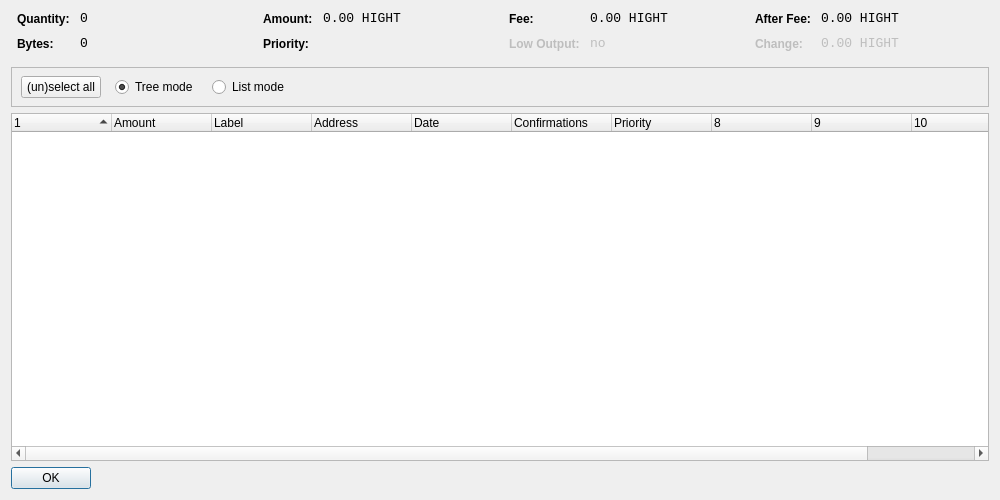
<?xml version="1.0" encoding="UTF-8"?>
<ui version="4.0">
 <class>CoinControlDialog</class>
 <widget class="QDialog" name="CoinControlDialog">
  <property name="geometry">
   <rect>
    <x>0</x>
    <y>0</y>
    <width>1000</width>
    <height>500</height>
   </rect>
  </property>
  <property name="windowTitle">
   <string>Coin Control</string>
  </property>
  <layout class="QVBoxLayout" name="verticalLayout">
   <item>
    <layout class="QHBoxLayout" name="horizontalLayoutTop" stretch="0,0,0,0">
     <property name="topMargin">
      <number>0</number>
     </property>
     <property name="bottomMargin">
      <number>10</number>
     </property>
     <item>
      <layout class="QFormLayout" name="formLayoutCoinControl1">
       <property name="horizontalSpacing">
        <number>10</number>
       </property>
       <property name="verticalSpacing">
        <number>10</number>
       </property>
       <property name="leftMargin">
        <number>6</number>
       </property>
       <property name="rightMargin">
        <number>6</number>
       </property>
       <item row="0" column="0">
        <widget class="QLabel" name="labelCoinControlQuantityText">
         <property name="styleSheet">
          <string notr="true">font-weight:bold;</string>
         </property>
         <property name="text">
          <string>Quantity:</string>
         </property>
        </widget>
       </item>
       <item row="0" column="1">
        <widget class="QLabel" name="labelCoinControlQuantity">
         <property name="font">
          <font>
           <family>Monospace</family>
           <pointsize>10</pointsize>
          </font>
         </property>
         <property name="cursor">
          <cursorShape>IBeamCursor</cursorShape>
         </property>
         <property name="contextMenuPolicy">
          <enum>Qt::ActionsContextMenu</enum>
         </property>
         <property name="text">
          <string notr="true">0</string>
         </property>
         <property name="textInteractionFlags">
          <set>Qt::LinksAccessibleByMouse|Qt::TextSelectableByKeyboard|Qt::TextSelectableByMouse</set>
         </property>
        </widget>
       </item>
       <item row="1" column="0">
        <widget class="QLabel" name="labelCoinControlBytesText">
         <property name="styleSheet">
          <string notr="true">font-weight:bold;</string>
         </property>
         <property name="text">
          <string>Bytes:</string>
         </property>
        </widget>
       </item>
       <item row="1" column="1">
        <widget class="QLabel" name="labelCoinControlBytes">
         <property name="font">
          <font>
           <family>Monospace</family>
           <pointsize>10</pointsize>
          </font>
         </property>
         <property name="cursor">
          <cursorShape>IBeamCursor</cursorShape>
         </property>
         <property name="contextMenuPolicy">
          <enum>Qt::ActionsContextMenu</enum>
         </property>
         <property name="text">
          <string notr="true">0</string>
         </property>
         <property name="textInteractionFlags">
          <set>Qt::LinksAccessibleByMouse|Qt::TextSelectableByKeyboard|Qt::TextSelectableByMouse</set>
         </property>
        </widget>
       </item>
      </layout>
     </item>
     <item>
      <layout class="QFormLayout" name="formLayoutCoinControl2">
       <property name="horizontalSpacing">
        <number>10</number>
       </property>
       <property name="verticalSpacing">
        <number>10</number>
       </property>
       <property name="leftMargin">
        <number>6</number>
       </property>
       <property name="rightMargin">
        <number>6</number>
       </property>
       <item row="0" column="0">
        <widget class="QLabel" name="labelCoinControlAmountText">
         <property name="styleSheet">
          <string notr="true">font-weight:bold;</string>
         </property>
         <property name="text">
          <string>Amount:</string>
         </property>
        </widget>
       </item>
       <item row="0" column="1">
        <widget class="QLabel" name="labelCoinControlAmount">
         <property name="font">
          <font>
           <family>Monospace</family>
           <pointsize>10</pointsize>
          </font>
         </property>
         <property name="cursor">
          <cursorShape>IBeamCursor</cursorShape>
         </property>
         <property name="contextMenuPolicy">
          <enum>Qt::ActionsContextMenu</enum>
         </property>
         <property name="text">
          <string notr="true">0.00 HIGHT</string>
         </property>
         <property name="textInteractionFlags">
          <set>Qt::LinksAccessibleByMouse|Qt::TextSelectableByKeyboard|Qt::TextSelectableByMouse</set>
         </property>
        </widget>
       </item>
       <item row="1" column="0">
        <widget class="QLabel" name="labelCoinControlPriorityText">
         <property name="styleSheet">
          <string notr="true">font-weight:bold;</string>
         </property>
         <property name="text">
          <string>Priority:</string>
         </property>
        </widget>
       </item>
       <item row="1" column="1">
        <widget class="QLabel" name="labelCoinControlPriority">
         <property name="font">
          <font>
           <family>Monospace</family>
           <pointsize>10</pointsize>
          </font>
         </property>
         <property name="cursor">
          <cursorShape>IBeamCursor</cursorShape>
         </property>
         <property name="contextMenuPolicy">
          <enum>Qt::ActionsContextMenu</enum>
         </property>
         <property name="text">
          <string/>
         </property>
         <property name="textInteractionFlags">
          <set>Qt::LinksAccessibleByMouse|Qt::TextSelectableByKeyboard|Qt::TextSelectableByMouse</set>
         </property>
        </widget>
       </item>
      </layout>
     </item>
     <item>
      <layout class="QFormLayout" name="formLayoutCoinControl3">
       <property name="horizontalSpacing">
        <number>10</number>
       </property>
       <property name="verticalSpacing">
        <number>10</number>
       </property>
       <property name="leftMargin">
        <number>6</number>
       </property>
       <property name="rightMargin">
        <number>6</number>
       </property>
       <item row="0" column="0">
        <widget class="QLabel" name="labelCoinControlFeeText">
         <property name="styleSheet">
          <string notr="true">font-weight:bold;</string>
         </property>
         <property name="text">
          <string>Fee:</string>
         </property>
        </widget>
       </item>
       <item row="0" column="1">
        <widget class="QLabel" name="labelCoinControlFee">
         <property name="font">
          <font>
           <family>Monospace</family>
           <pointsize>10</pointsize>
          </font>
         </property>
         <property name="cursor">
          <cursorShape>IBeamCursor</cursorShape>
         </property>
         <property name="contextMenuPolicy">
          <enum>Qt::ActionsContextMenu</enum>
         </property>
         <property name="text">
          <string notr="true">0.00 HIGHT</string>
         </property>
         <property name="textInteractionFlags">
          <set>Qt::LinksAccessibleByMouse|Qt::TextSelectableByKeyboard|Qt::TextSelectableByMouse</set>
         </property>
        </widget>
       </item>
       <item row="1" column="0">
        <widget class="QLabel" name="labelCoinControlLowOutputText">
         <property name="enabled">
          <bool>false</bool>
         </property>
         <property name="styleSheet">
          <string notr="true">font-weight:bold;</string>
         </property>
         <property name="text">
          <string>Low Output:</string>
         </property>
        </widget>
       </item>
       <item row="1" column="1">
        <widget class="QLabel" name="labelCoinControlLowOutput">
         <property name="enabled">
          <bool>false</bool>
         </property>
         <property name="font">
          <font>
           <family>Monospace</family>
           <pointsize>10</pointsize>
          </font>
         </property>
         <property name="cursor">
          <cursorShape>IBeamCursor</cursorShape>
         </property>
         <property name="contextMenuPolicy">
          <enum>Qt::ActionsContextMenu</enum>
         </property>
         <property name="text">
          <string notr="true">no</string>
         </property>
         <property name="textInteractionFlags">
          <set>Qt::LinksAccessibleByMouse|Qt::TextSelectableByKeyboard|Qt::TextSelectableByMouse</set>
         </property>
        </widget>
       </item>
      </layout>
     </item>
     <item>
      <layout class="QFormLayout" name="formLayoutCoinControl4">
       <property name="horizontalSpacing">
        <number>10</number>
       </property>
       <property name="verticalSpacing">
        <number>10</number>
       </property>
       <property name="leftMargin">
        <number>6</number>
       </property>
       <property name="rightMargin">
        <number>6</number>
       </property>
       <item row="0" column="0">
        <widget class="QLabel" name="labelCoinControlAfterFeeText">
         <property name="styleSheet">
          <string notr="true">font-weight:bold;</string>
         </property>
         <property name="text">
          <string>After Fee:</string>
         </property>
        </widget>
       </item>
       <item row="0" column="1">
        <widget class="QLabel" name="labelCoinControlAfterFee">
         <property name="font">
          <font>
           <family>Monospace</family>
           <pointsize>10</pointsize>
          </font>
         </property>
         <property name="cursor">
          <cursorShape>IBeamCursor</cursorShape>
         </property>
         <property name="contextMenuPolicy">
          <enum>Qt::ActionsContextMenu</enum>
         </property>
         <property name="text">
          <string notr="true">0.00 HIGHT</string>
         </property>
         <property name="textInteractionFlags">
          <set>Qt::LinksAccessibleByMouse|Qt::TextSelectableByKeyboard|Qt::TextSelectableByMouse</set>
         </property>
        </widget>
       </item>
       <item row="1" column="0">
        <widget class="QLabel" name="labelCoinControlChangeText">
         <property name="enabled">
          <bool>false</bool>
         </property>
         <property name="styleSheet">
          <string notr="true">font-weight:bold;</string>
         </property>
         <property name="text">
          <string>Change:</string>
         </property>
        </widget>
       </item>
       <item row="1" column="1">
        <widget class="QLabel" name="labelCoinControlChange">
         <property name="enabled">
          <bool>false</bool>
         </property>
         <property name="font">
          <font>
           <family>Monospace</family>
           <pointsize>10</pointsize>
          </font>
         </property>
         <property name="cursor">
          <cursorShape>IBeamCursor</cursorShape>
         </property>
         <property name="contextMenuPolicy">
          <enum>Qt::ActionsContextMenu</enum>
         </property>
         <property name="text">
          <string notr="true">0.00 HIGHT</string>
         </property>
         <property name="textInteractionFlags">
          <set>Qt::LinksAccessibleByMouse|Qt::TextSelectableByKeyboard|Qt::TextSelectableByMouse</set>
         </property>
        </widget>
       </item>
      </layout>
     </item>
    </layout>
   </item>
   <item>
    <widget class="QFrame" name="frame">
     <property name="minimumSize">
      <size>
       <width>0</width>
       <height>40</height>
      </size>
     </property>
     <property name="frameShape">
      <enum>QFrame::StyledPanel</enum>
     </property>
     <property name="frameShadow">
      <enum>QFrame::Sunken</enum>
     </property>
     <widget class="QWidget" name="horizontalLayoutWidget">
      <property name="geometry">
       <rect>
        <x>10</x>
        <y>0</y>
        <width>781</width>
        <height>41</height>
       </rect>
      </property>
      <layout class="QHBoxLayout" name="horizontalLayoutPanel" stretch="0,0,0,0,0">
       <property name="spacing">
        <number>14</number>
       </property>
       <item>
        <widget class="QPushButton" name="pushButtonSelectAll">
         <property name="sizePolicy">
          <sizepolicy hsizetype="Maximum" vsizetype="Fixed">
           <horstretch>0</horstretch>
           <verstretch>0</verstretch>
          </sizepolicy>
         </property>
         <property name="text">
          <string>(un)select all</string>
         </property>
        </widget>
       </item>
       <item>
        <widget class="QRadioButton" name="radioTreeMode">
         <property name="sizePolicy">
          <sizepolicy hsizetype="Maximum" vsizetype="Fixed">
           <horstretch>0</horstretch>
           <verstretch>0</verstretch>
          </sizepolicy>
         </property>
         <property name="text">
          <string>Tree mode</string>
         </property>
         <property name="checked">
          <bool>true</bool>
         </property>
        </widget>
       </item>
       <item>
        <widget class="QRadioButton" name="radioListMode">
         <property name="sizePolicy">
          <sizepolicy hsizetype="Maximum" vsizetype="Fixed">
           <horstretch>0</horstretch>
           <verstretch>0</verstretch>
          </sizepolicy>
         </property>
         <property name="text">
          <string>List mode</string>
         </property>
        </widget>
       </item>
       <item>
        <spacer name="horizontalSpacer">
         <property name="orientation">
          <enum>Qt::Horizontal</enum>
         </property>
         <property name="sizeHint" stdset="0">
          <size>
           <width>40</width>
           <height>20</height>
          </size>
         </property>
        </spacer>
       </item>
      </layout>
     </widget>
    </widget>
   </item>
   <item>
    <widget class="CoinControlTreeWidget" name="treeWidget">
     <property name="contextMenuPolicy">
      <enum>Qt::CustomContextMenu</enum>
     </property>
     <property name="sortingEnabled">
      <bool>false</bool>
     </property>
     <property name="columnCount">
      <number>11</number>
     </property>
     <attribute name="headerShowSortIndicator" stdset="0">
      <bool>true</bool>
     </attribute>
     <attribute name="headerStretchLastSection">
      <bool>false</bool>
     </attribute>
     <column>
      <property name="text">
       <string/>
      </property>
     </column>
     <column>
      <property name="text">
       <string>Amount</string>
      </property>
     </column>
     <column>
      <property name="text">
       <string>Label</string>
      </property>
     </column>
     <column>
      <property name="text">
       <string>Address</string>
      </property>
     </column>
     <column>
      <property name="text">
       <string>Date</string>
      </property>
     </column>
     <column>
      <property name="text">
       <string>Confirmations</string>
      </property>
      <property name="toolTip">
       <string>Confirmed</string>
      </property>
     </column>
     <column>
      <property name="text">
       <string>Priority</string>
      </property>
     </column>
     <column>
      <property name="text">
       <string/>
      </property>
     </column>
     <column>
      <property name="text">
       <string/>
      </property>
     </column>
     <column>
      <property name="text">
       <string/>
      </property>
     </column>
     <column>
      <property name="text">
       <string/>
      </property>
     </column>
    </widget>
   </item>
   <item>
    <widget class="QDialogButtonBox" name="buttonBox">
     <property name="sizePolicy">
      <sizepolicy hsizetype="Maximum" vsizetype="Fixed">
       <horstretch>0</horstretch>
       <verstretch>0</verstretch>
      </sizepolicy>
     </property>
     <property name="orientation">
      <enum>Qt::Horizontal</enum>
     </property>
     <property name="standardButtons">
      <set>QDialogButtonBox::Ok</set>
     </property>
    </widget>
   </item>
  </layout>
 </widget>
 <customwidgets>
  <customwidget>
   <class>CoinControlTreeWidget</class>
   <extends>QTreeWidget</extends>
   <header>coincontroltreewidget.h</header>
  </customwidget>
 </customwidgets>
 <resources/>
 <connections/>
</ui>
